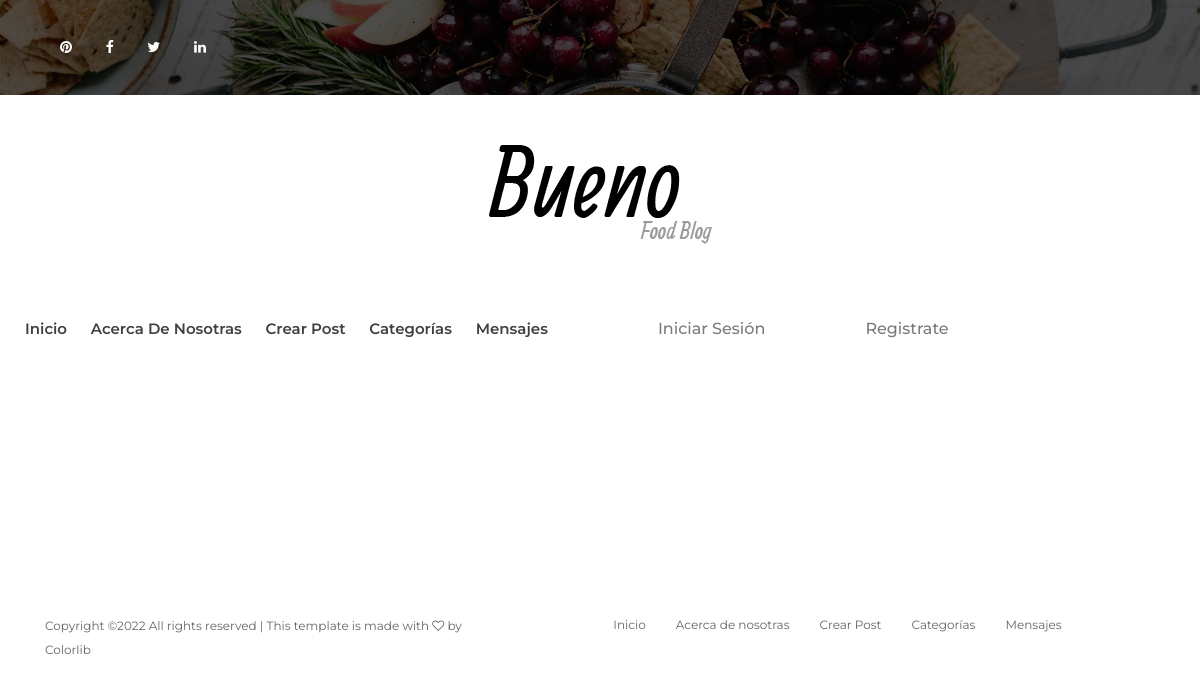
The app's page /listaCategorias/, older data.
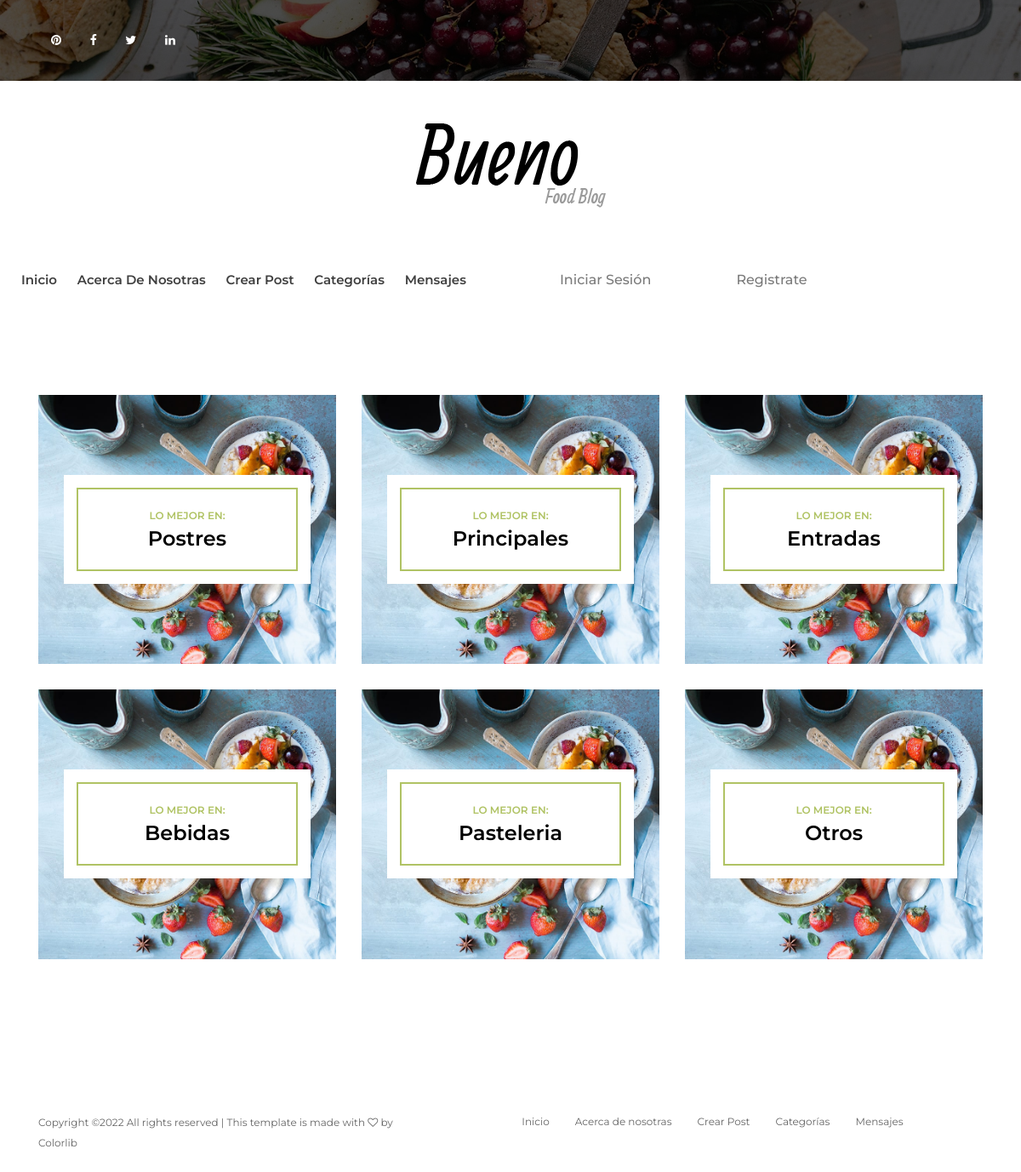
The same page, newer data.
### AppBlog/models.py (models this page shows, shortened)
class Categoria(models.Model):
    nombre = models.CharField(max_length=100)
    def __str__(self):
        return self.nombre

### AppBlog/views.py (the view)
# urls.py: path('listaCategorias/', ListaCategoria, name='listaCategorias'),
def ListaCategoria(request):
	lista_categoria = Categoria.objects.all()
	return render (request, 'listaCategorias.html', {'lista_categoria': lista_categoria})

### AppBlog/templates/listaCategorias.html (shortened to what this page needs)
{% extends 'padre.html' %}
{% load static %}
{% block post %}
    <div class="post-catagory section-padding-100">
        <div class="container">
            <div class="row">
                {% for item in lista_categoria %}
                <div class="col-12 col-sm-6 col-lg-4">
                    <div class="single-post-catagory mb-30">
                        <div class="catagory-content-bg">
                            <div class="catagory-content">
                                <a href="{% url 'categoria' item|slugify %}" class="post-tag">Lo mejor en:</a>
                                <a href="{% url 'categoria' item %}" class="post-title">{{ item }}</a>
                            </div>
                        </div>
                    </div>
                </div>
                {% endfor %}
            </div>
        </div>
    </div>
{% endblock %}

Row changes from the older to the newer data that the page shows:
added Categoria: nombre "Postres"
added Categoria: nombre "Principales"
added Categoria: nombre "Entradas"
added Categoria: nombre "Bebidas"
added Categoria: nombre "Pasteleria"
added Categoria: nombre "Otros"
